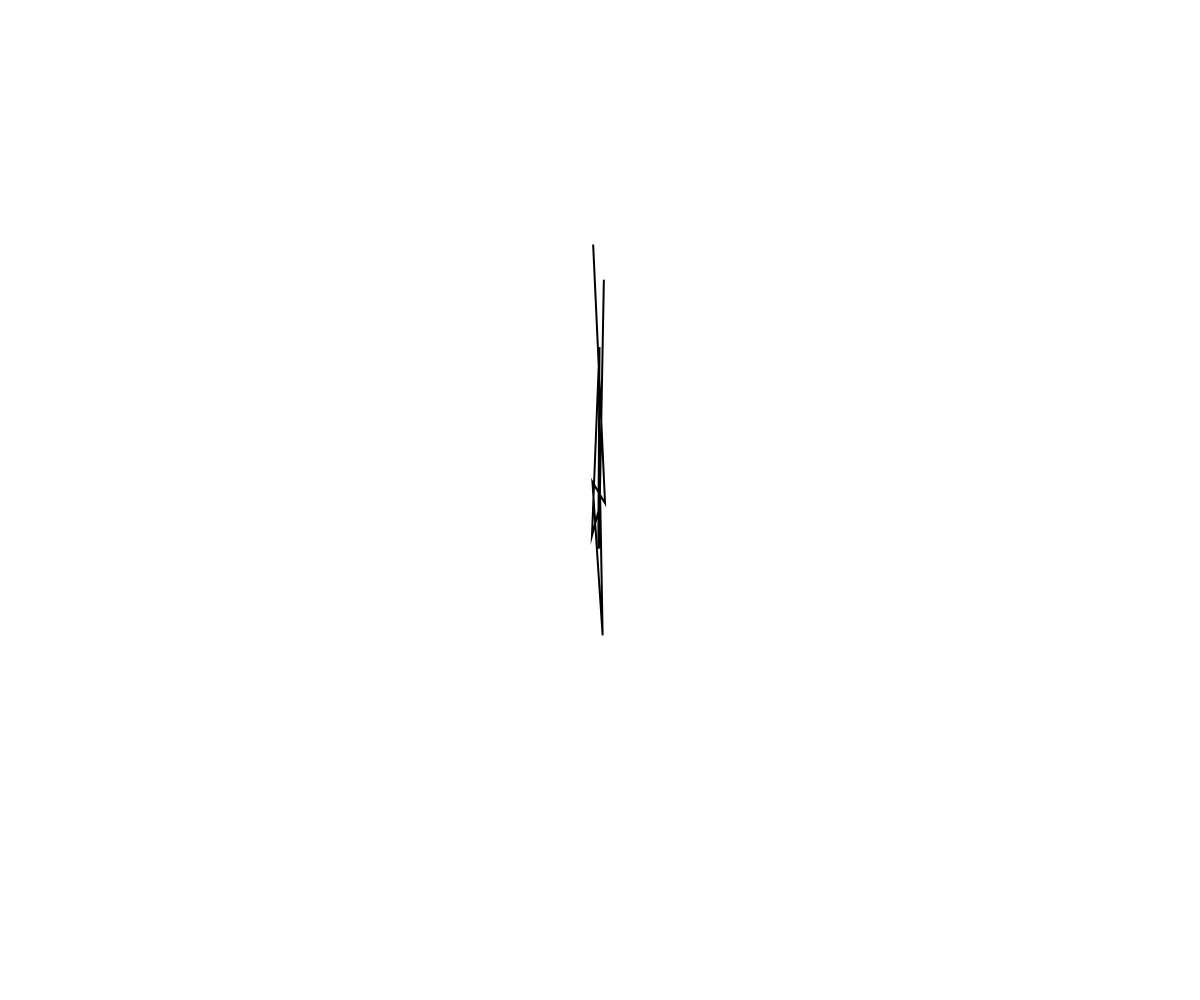
Frame 1 (no input)
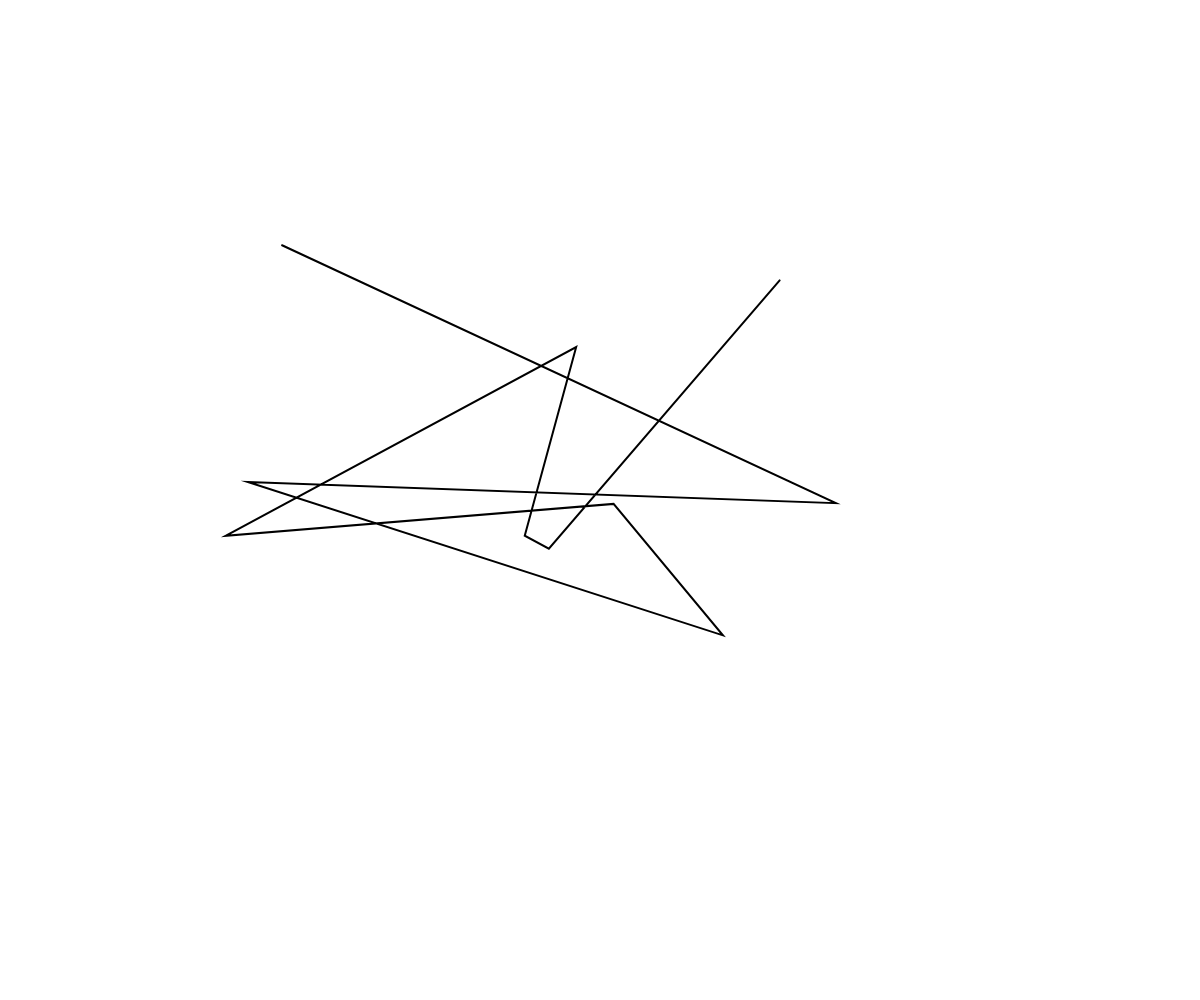
Frame 60 (no input)
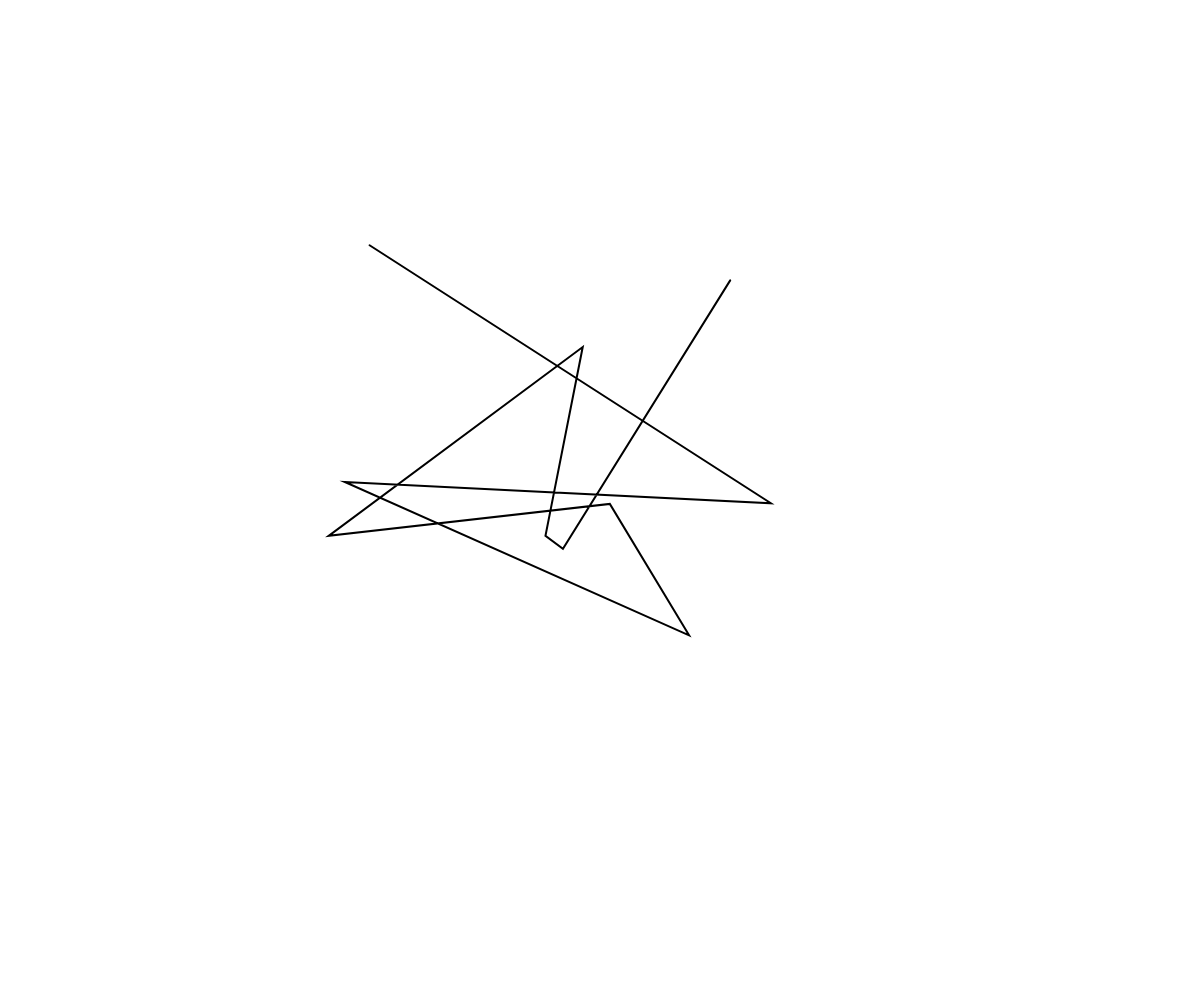
Frame 120 (the mouse pressed at the canvas centre since frame 60)

The p5.js sketch that drew these frames (run headless with seeded random() and noise() and a simulated clock; from frame 60 on, the mouse is pressed at the canvas centre):

// p5.js sketch
// ── sketch.js
let point = [];
let r = 1;
let n = 10;


function setup() {
	canvas = createCanvas(windowWidth,windowHeight);
	strokeWeight(2);

	for(i=0;i<n;i++){
		point.push(createVector(random(-width/2,width/2),random(-height/2,height/2),random(0,1)));
	}
	noFill();
}


function draw(){
	background(255);
	translate(width/2,height/2);
	rx = sin(frameCount/50);

	beginShape();
	for(i=0;i<point.length;i++){
		rz = cos(i);
		let x = point[i].x*(point[i].z*rx);
		let y = point[i].y*point[i].z*rz;
		vertex(x,y);
	}
	endShape();
}
